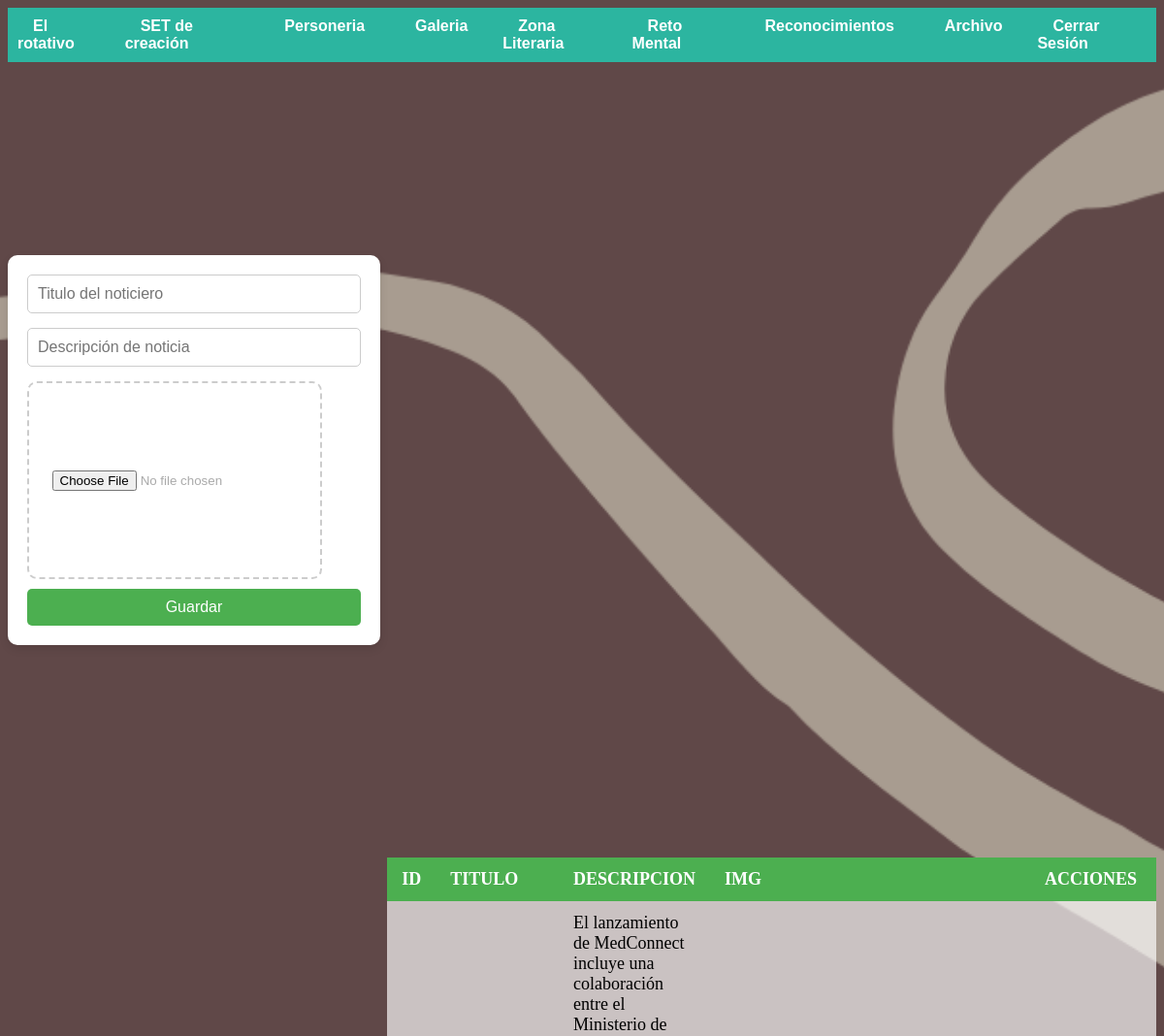
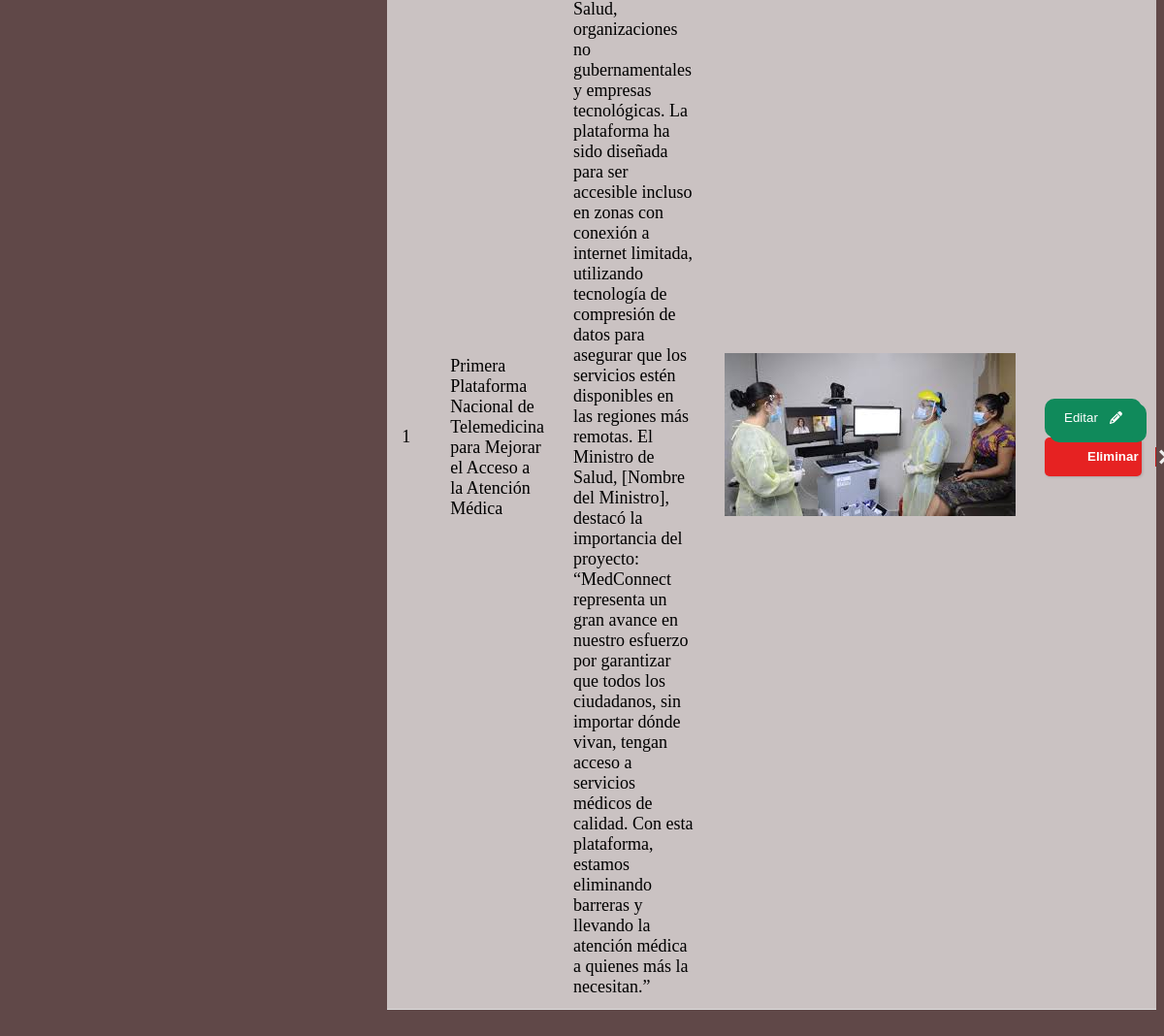
Screenshot of /administrador/archivo.php with the database file from the repository (2 pictures, top to bottom).
### tables this page shows
CREATE TABLE `archivo` (
  `id` int(11) NOT NULL,
  `titulo` varchar(200) NOT NULL,
  `descripcion` varchar(900) NOT NULL,
  `imagen` blob NOT NULL,
  `fecha` timestamp NOT NULL DEFAULT current_timestamp()
);

### administrador/archivo.php (the view, shortened to what this page needs)
<?php include("includes/header.php"); ?>
    <div class="contenedor">
        <div class="formulario">
            <div class="tarjeta">
                <form action="archivo/guardar.php" method="POST" enctype="multipart/form-data">
                    <div class="grupo">
                        <input type="text" name="titulo" placeholder="Titulo del noticiero" autofocus>
                    </div>
                    <div class="grupo">
                        <input type="text" name="descripcion" rows="3" placeholder="Descripción de noticia">
                    </div>
                    <div class="drop_area">
                        <input type="file" name="imagen">
                    </div>
                    <input type="submit" name="guardar" value="Guardar">
                </form>
            </div>
        </div>
    </div>
     <div class="muestras">
        <table>
            <thead>
                <tr>
                    <th>id</th>
                    <th>titulo</th>
                    <th>descripcion</th>
                    <th>img</th>
                    <th>acciones</th>
                 </tr>
            </thead>
            <tbody>
            <?php
                    $query = "SELECT * FROM archivo";
                    $result_ = mysqli_query($conexion, $query);
                    while($row = mysqli_fetch_array($result_)){?>
                        <tr>
                            <td><?php echo $row['id']?></td>
                            <td><?php echo $row['titulo']?></td>
                            <td><?php echo $row['descripcion']?></td>
                            <td><img src="img/<?php echo $row['imagen']?>" id="imagenes"></td>
                            <td>
                            <button class="Btn"  onclick="window.location.href='archivo/editar.php?id=<?php echo $row['id']?>';">Editar
                            </button>
                            <button class="noselect" onclick="window.location.href='archivo/eliminar.php?id=<?php echo $row['id']?>';">
                                <span class="text">Eliminar</span><span class="icon">
                                    <svg xmlns="http://www.w3.org/2000/svg" width="24" height="24" viewBox="0 0 24 24">
                                        <path d="M24 20.188l-8.315-8.209 8.2-8.282-3.697-3.697-8.212 8.318-8.31-8.203-3.666 3.666 8.321 8.24-8.206 8.313 3.666 3.666 8.237-8.318 8.285 8.203z">
                                        </path>
                                    </svg>
                                </span>
                        </button>
                            </td>
                        </tr>
                    <?php }?>
            </tbody>
         </table>
        </div>
        <?php include("includes/footer.php");?>

### administrador/algo.css (style rules this page uses)
body { background-image: url(../img/Fondo_Oscuro.png); background-repeat: no-repeat; background-size: cover; background-attachment: fixed; }
.contenedor { display: flex; justify-content: left; align-items: center; height: 100vh; background-color: transparent; margin: 0%; padding: 0; }
.tarjeta { background-color: white; padding: 20px; border-radius: 10px; box-shadow: 0px 4px 10px rgba(0, 0, 0, 0.1); max-width: 400px; width: 100%; }
.grupo { margin-bottom: 15px; }
.grupo input[type="text"] { width: 100%; padding: 10px; border: 1px solid #ccc; border-radius: 5px; font-size: 16px; box-sizing: border-box; }
input[type="submit"] { width: 100%; padding: 10px 15px; background-color: #4CAF50; color: white; border: none; border-radius: 5px; font-size: 16px; cursor: pointer; transition: background-color 0.3s ease; }
.muestras { display:flex; justify-content: right; align-items: center; background-color: transparent; }
.drop_area { width: 300px; height: 200px; border: 2px dashed #ccc; border-radius: 10px; display: flex; align-items: center; justify-content: center; color: #aaa; font-family: Arial, sans-serif; font-size: 16px; cursor: pointer; transition: background-color 0.3s ease; margin-bottom:10px ; }
.drop_area input[type="file"] { display:flex; }
.drop_area::before { text-align: center; }
table { width: 60%; border-collapse: collapse; margin: 20px 0; font-size: 18px; text-align: left; }
thead tr { background-color: #4CAF50; color: white; }
thead th { padding: 12px 15px; text-transform: uppercase; }
tbody { background-color: #ffffffab; }
tbody td { padding: 12px 15px; border-bottom: 1px solid #ddd; }
#imagenes { width: 300px; }
.Btn { position: relative; display: flex; align-items: center; justify-content: flex-start; width: 100px; height: 40px; border: none; padding: 0px 20px; background-color: rgb(16, 138, 91); color: white; font-weight: 500; cursor: pointer; border-radius: 10px; box-shadow: 5px 5px 0px rgb(16, 138, 91); transition-duration: .3s; }
.svg { width: 13px; position: absolute; right: 0; margin-right: 20px; fill: white; transition-duration: .3s; }
.noselect { width: 100px; height: 40px; cursor: pointer; display: flex; align-items: center; background: red; border: none; border-radius: 5px; box-shadow: 1px 1px 3px rgba(0,0,0,0.15); background: #e62222; }
.noselect, button span { transition: 200ms; }
.noselect .text { transform: translateX(20px); color: white; font-weight: bold; }
.noselect .icon { position: absolute; border-left: 1px solid #c41b1b; transform: translateX(90px); height: 20px; width: 20px; display: flex; align-items: center; justify-content: center; }
.noselect svg { width: 15px; fill: #eee; }
button { --primary-color: #704646ea; --secondary-color: #fff; --hover-color: #111; --arrow-width: 10px; --arrow-stroke: 2px; box-sizing: border-box; border: 0; border-radius: 20px; color: var(--secondary-color); padding: 1em 1.8em; background: var(--primary-color); display: flex; transition: 0.2s background; align-items: center; gap: 0.6em; font-weight: bold; }

### rows the page displays
archivo: id "1", titulo "Primera Plataforma Nacional de Telemedicina para Mejorar el Acceso a la Atención Médica", descripcion "El lanzamiento de MedConnect incluye una colaboración entre el Ministerio de Salud, organizaciones no gubernamentales y empresas tecnológicas. La plataforma ha sido diseñada para ser accesible incluso en zonas con conexión a internet limitada, utilizando tecnología de compresión de datos para asegurar que los servicios estén disponibles en las regiones más remotas. El Ministro de Salud, [Nombre del Ministro], destacó la importancia del proyecto: “MedConnect representa un gran avance en nuestro esfuerzo por garantizar que todos los ciudadanos, sin importar dónde vivan, tengan acceso a servicios médicos de calidad. Con esta plataforma, estamos eliminando barreras y llevando la atención médica…", imagen (picture)
